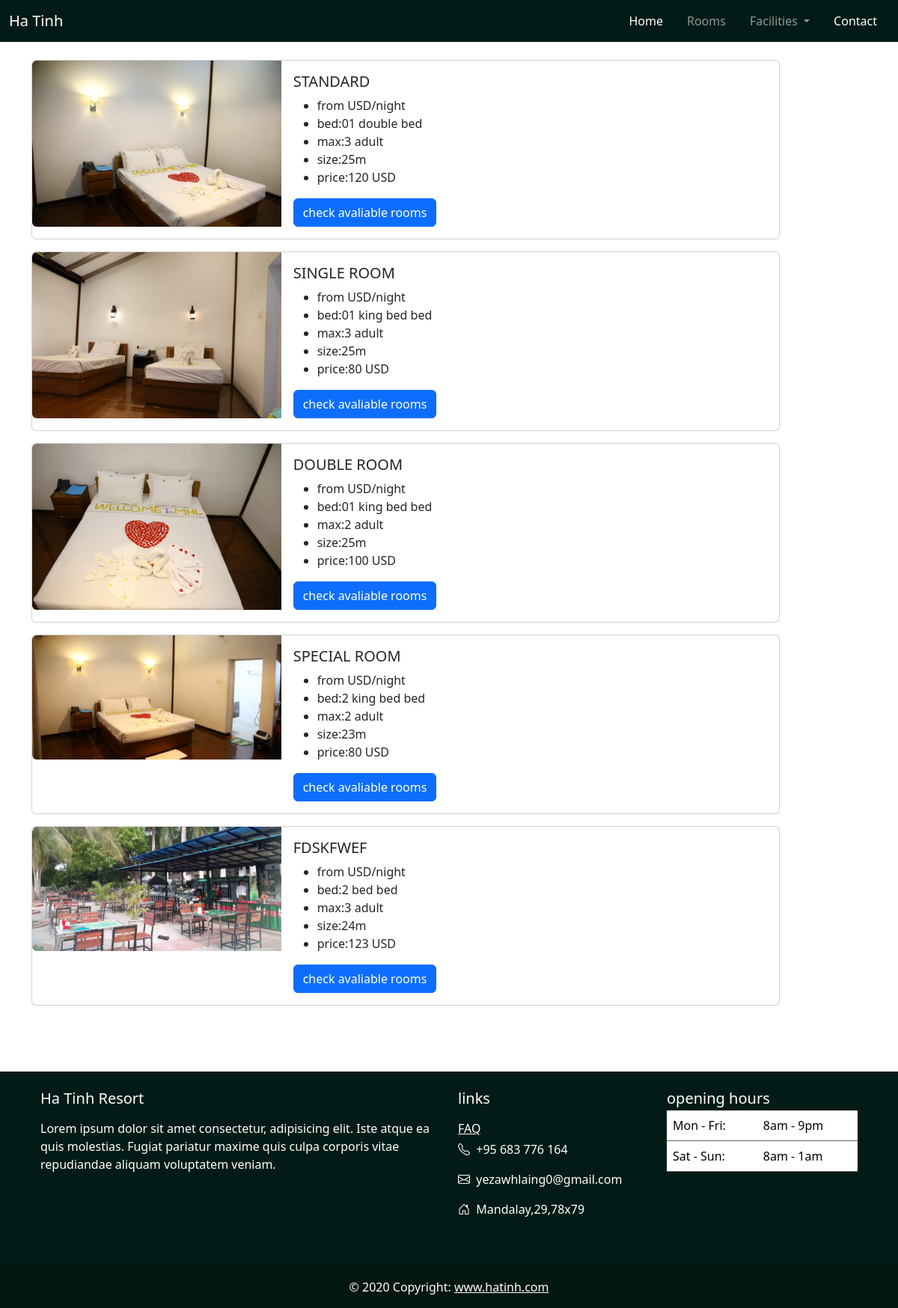
Screenshot of /htilarProject/client/webpage/room.php with the database file from the repository.
### tables this page shows
CREATE TABLE `room` (
  `room_id` int(11) NOT NULL,
  `room_view` varchar(60) NOT NULL,
  `type` varchar(30) NOT NULL,
  `price` int(11) NOT NULL,
  `bed` varchar(20) NOT NULL,
  `adult` int(11) NOT NULL,
  `size` varchar(20) NOT NULL
);

### htilarProject/client/webpage/room.php (the view, shortened to what this page needs)
<?php
  include "/xampp/htdocs/htilarProject/configuration/dbConfig.php";
  $fetching_rooms=mysqli_query($con,"select * from room");
?>
<!doctype html>
<html lang="en">
<head>
    <link rel="stylesheet" href="../style/room.css">
    <link href="https://cdn.jsdelivr.net/npm/bootstrap@5.3.3/dist/css/bootstrap.min.css" rel="stylesheet">
    <link rel="stylesheet" href="https://cdn.jsdelivr.net/npm/bootstrap-icons@1.11.1/font/bootstrap-icons.css">
</head>
<body class="vh-100 overflow-x-hidden">
    <header>
        <nav class="navbar navbar-expand-lg navbar-dark">
            <div class="container-fluid">
                <a class="navbar-brand" href="home.php">Ha Tinh</a>
                <div class="collapse navbar-collapse" id="navbarSupportedContent">
                    <ul class="navbar-nav ms-auto mb-2 mb-lg-0 ml">
                        <li class="nav-item mx-2">
                            <a class="nav-link active" aria-current="page" href="home.php">Home</a>
                        </li>
                        <li class="nav-item mx-2">
                            <a class="nav-link" href="../webpage/room.php">Rooms</a>
                        </li>
                        <li class="nav-item dropdown mx-2">
                            <a class="nav-link dropdown-toggle" href="#" role="button" data-bs-toggle="dropdown" aria-expanded="false">
                                Facilities
                            </a>
                        </li>
                        <li class="nav-item mx-2">
                            <a class="nav-link active" aria-current="page" href="./contact.php">Contact</a>
                        </li>
                    </ul>
                </div>
            </div>
        </nav>
    </header>
    <br>
    <div class="container">
<?php
    while($row=mysqli_fetch_assoc($fetching_rooms)){
?>
           <div class="card mb-3" style="max-width: 1000px;">
            <div class="row g-0">
                <div class="col-md-4">
                    <img src="/htilarProject/client/assets/<?php echo $row["room_view"] ?>" class="img-fluid rounded-start" alt="...">
                </div>
                <div class="col-md-8">
                    <div class="card-body">
                        <h5 class="card-title text-uppercase"><?php echo $row["type"] ?></h5>
                        <ul>
                            <li>from <?php $row["price"] ?> USD/night</li>
                            <li>bed:<?php echo $row["bed"] ?> bed</li>
                            <li>max:<?php echo $row["adult"] ?> adult</li>
                            <li>size:<?php echo $row["size"] ?></li>
                            <li>price:<?php echo $row["price"] ?> USD</li>
                        </ul>
                         <form action="../clientServices/show.php" method="post">
                        <button class="btn btn-primary">check avaliable rooms</button>
                         </form>
                    </div>
                </div>
            </div>
        </div>
           <?php } ?>
    </div>
    <br>
    <br>
    <br>
    <footer style="background-color: #031b17;color:white">
        <div class="container p-4">
            <div class="row">
                <div class="col-lg-6 col-md-12 mb-4">
                    <h5 class="mb-3 text-white">Ha Tinh Resort</h5>
                    <p>
                        Lorem ipsum dolor sit amet consectetur, adipisicing elit. Iste atque ea quis
                        molestias. Fugiat pariatur maxime quis culpa corporis vitae repudiandae aliquam
                        voluptatem veniam.
                    </p>
                </div>
                <div class="col-lg-3 col-md-6 mb-4">
                    <h5 class="mb-3 text-white">links</h5>
                    <ul class="list-unstyled mb-0">
                        <li class="mb-1">
                            <a href="#!" style="color:	#FFFFFF;">FAQ</a>
                        </li>
                        <li class="mb-1">
                            <p href="#!" style="color:	#FFFFFF;"><i class="bi bi-telephone"></i>&nbsp;&nbsp;+95 683 776 164</p>
                        </li>
                        <li class="mb-1">
                            <p href="#!" style="color:	#FFFFFF;"><i class="bi bi-envelope"></i>&nbsp;&nbsp;yezawhlaing0@gmail.com</p>
                        </li>
                        <li>
                            <p href="#!" style="color:	#FFFFFF;"><i class="bi bi-house-door"></i>&nbsp;&nbsp;Mandalay,29,78x79</p>
                        </li>
                    </ul>
                </div>
                <div class="col-lg-3 col-md-6 mb-4">
                    <h5 class="mb-1 text-white">opening hours</h5>
                    <table class="table" style="border-color: #666;">
                        <tbody>
                            <tr>
                                <td>Mon - Fri:</td>
                                <td>8am - 9pm</td>
                            </tr>
                            <tr>
                                <td>Sat - Sun:</td>
                                <td>8am - 1am</td>
                            </tr>
                        </tbody>
                    </table>
                </div>
            </div>
        </div>
        <div class="text-center p-3" style="background-color: rgba(0, 0, 0, 0.2);">
            © 2020 Copyright:
            <a class="text-white" href="https://mdbootstrap.com/">www.hatinh.com</a>
        </div>
    </footer>
</body>
</html>

### htilarProject/client/style/room.css (style rules this page uses)
header { top:0; position:sticky; z-index: 10000; }
.navbar { display: flex; background-color: #031b17; }

### rows the page displays
room: room_view (picture), type "STANDARD", bed "01 double", adult "3", size "25m", price "120"
room: room_view (picture), type "SINGLE ROOM", bed "01 king bed", adult "3", size "25m", price "80"
room: room_view (picture), type "DOUBLE ROOM", bed "01 king bed", adult "2", size "25m", price "100"
room: room_view (picture), type "SPECIAL ROOM", bed "2 king bed", adult "2", size "23m", price "80"
room: room_view (picture), type "FDSKFWEF", bed "2 bed", adult "3", size "24m", price "123"
